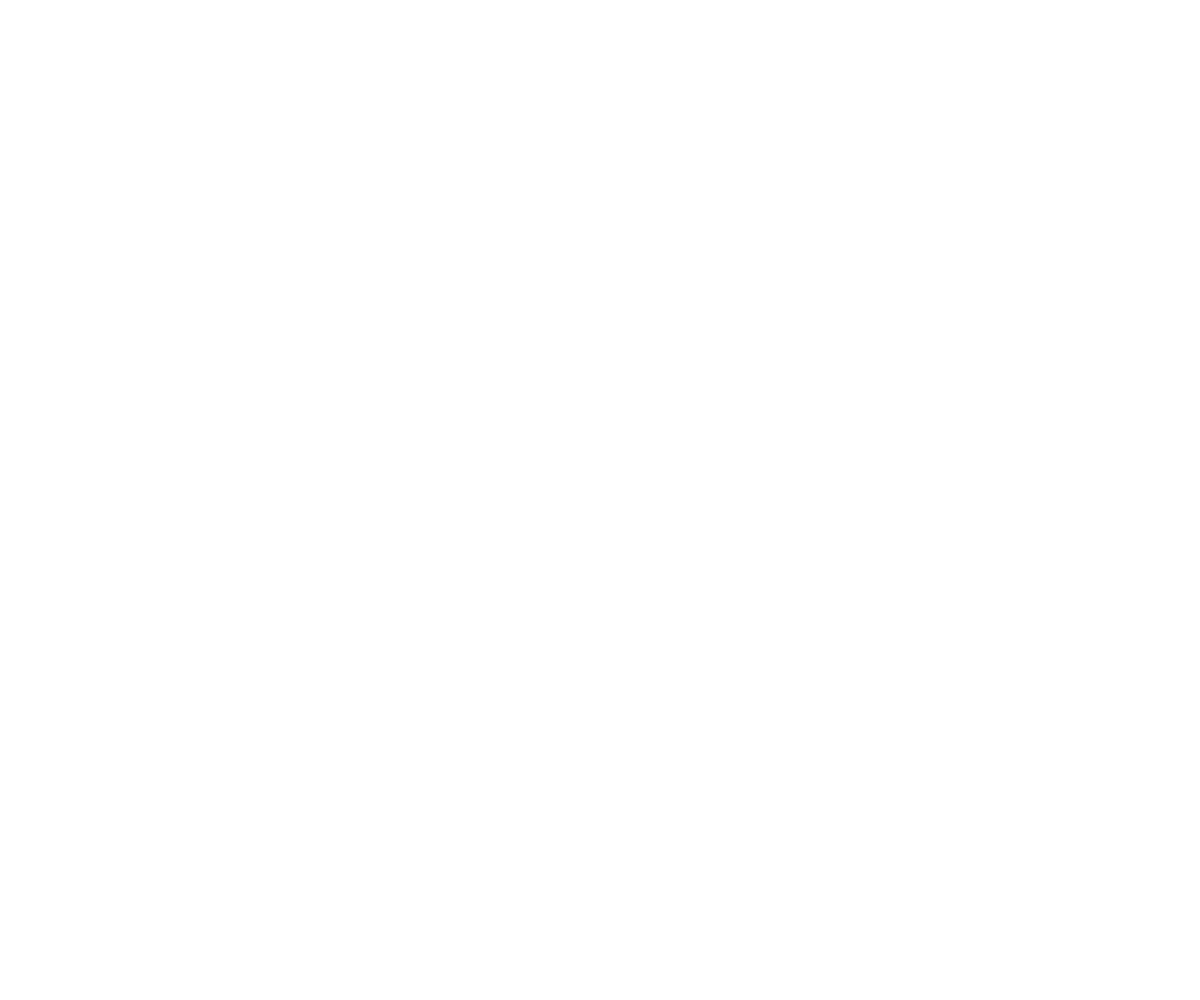
Frame 1 (no input)
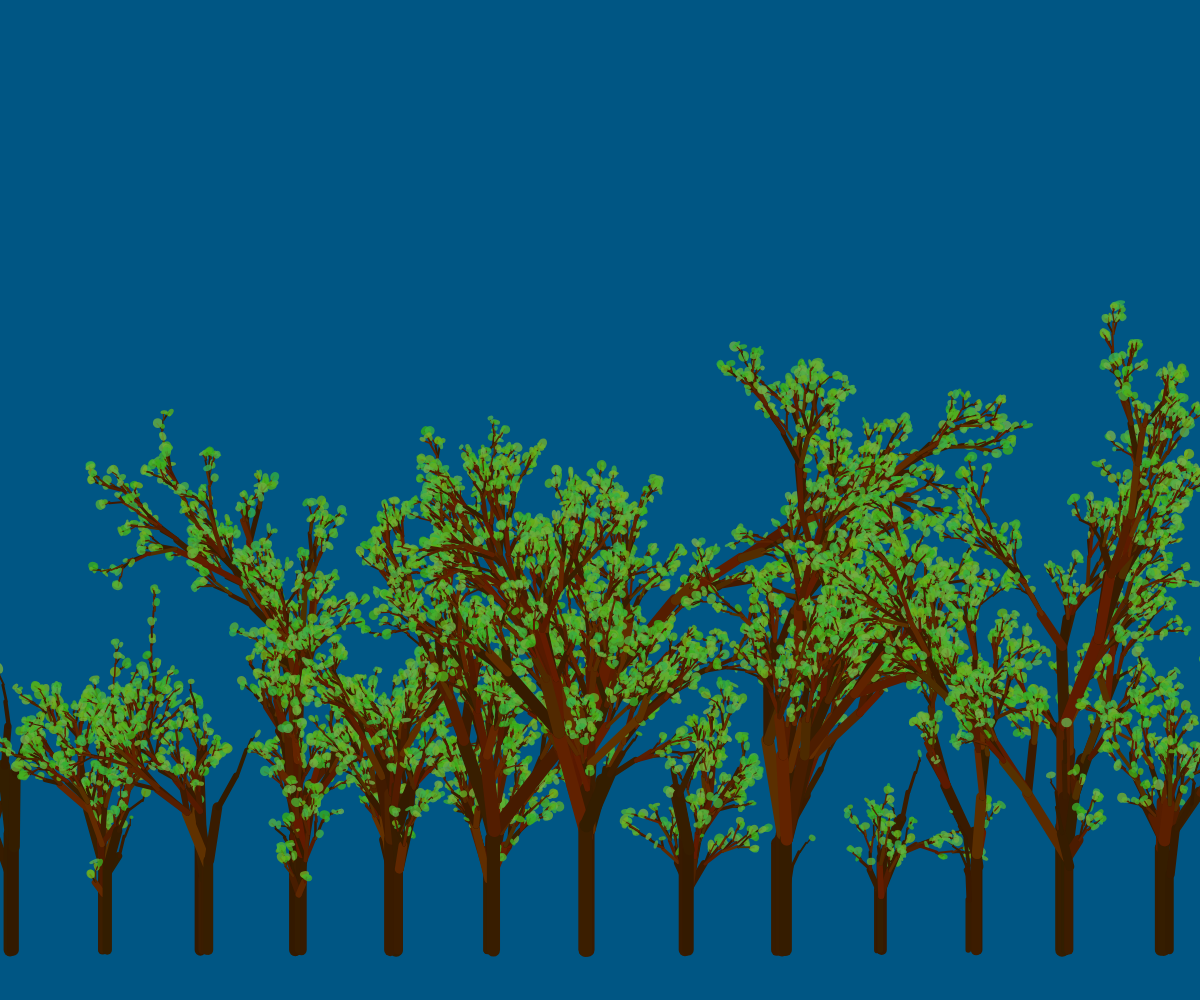
Frame 60 (no input)
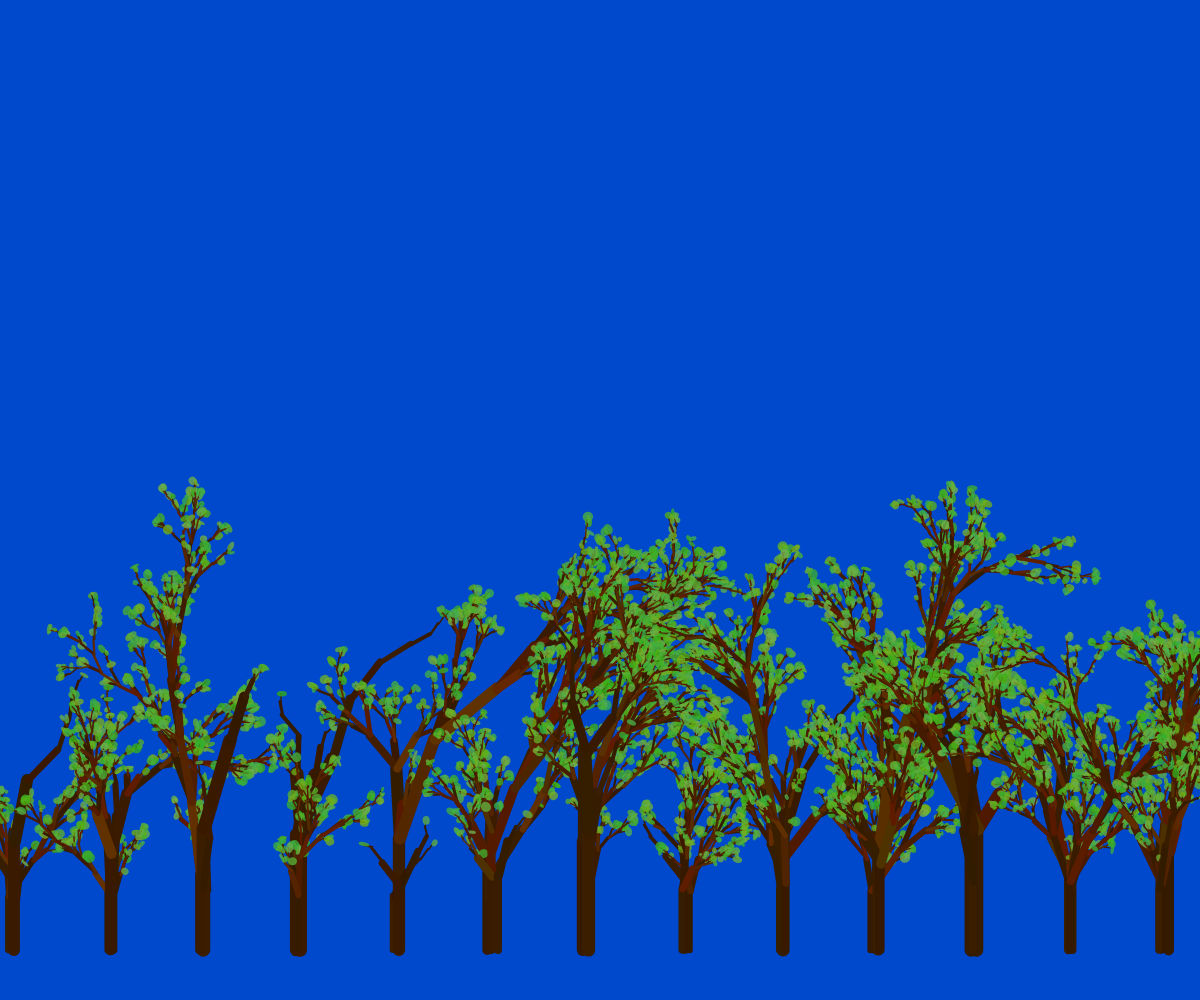
Frame 120 (the mouse pressed at the canvas centre since frame 60)

The p5.js sketch that drew these frames (run headless with seeded random() and noise() and a simulated clock; from frame 60 on, the mouse is pressed at the canvas centre):

// p5.js sketch
// ── sketch.js
let angle = 0;
let movetree = 0.01; /// each pass offset by 1% of screen width
let density = 0; /// make tree pass counter
let extrabranch = 0; /// randomly make extra branch
let lessbranch = 0; /// not implimented
let trunkthick = 0.11; /// each branch diminished size 
let limbmin = 10; /// small limbs makes dense tops
let treemax = 3; /// how many passes per tree
let pg;


function setup() {
  createCanvas(windowWidth, windowHeight);
  pg = createGraphics(width, height);
  pg.background(0, random(50,100),random(100,255), 255);
}

function draw() {
  pg.push();
  density += 1;
  extrabranch = int(random(0, 2));
  lessbranch = int(random(0, 3));
  if (density > treemax) {
    density = 0;
    movetree += 0.08;
    if (movetree > 1) {
      movetree = 0.01;
      image(pg, 0, 0);

  pg.background(0, random(50,100),random(100,255), 255);
    }
  }
  angle = random(PI * 0.1);
  let startl = random(50, 125);
  pg.stroke(random(50, 60), random(25, 30), 0, 255);
  // pg.stroke(0,0,0,0);
  pg.strokeWeight(startl * trunkthick);
  pg.translate(width * (movetree + random(-0.005, 0.005)),
    height * 0.95);
  branch(startl);
  pg.pop();
}


function branch(len) {
  pg.line(0, 0, 0, -len);
  pg.translate(1, -len);
  if (len > limbmin) {
    pg.push();
    pg.stroke(random(50, 60), random(25, 30), 0, 255);
    // pg.stroke(0,0,0,0);
    pg.strokeWeight(len * trunkthick);
    pg.rotate(random(-QUARTER_PI * random(1), QUARTER_PI * random(1)));
    branch(len * random(0.4, 0.8));
    pg.pop();

    if (extrabranch === 0) {
      pg.push();
      pg.stroke(random(50, 100), random(25, 30), 0, 255);
      // pg.stroke(0,0,0,0);
      pg.strokeWeight(len * trunkthick);
      pg.rotate(random(-QUARTER_PI * random(1), QUARTER_PI * random(1)));
      branch(len * random(0.2, 0.97));
      pg.pop();
      pg.push();
      pg.stroke(random(100, 75), random(25, 50), 0, 255);
      // pg.stroke(0,0,0,0);
      pg.strokeWeight(len * trunkthick);
      pg.rotate(random(-QUARTER_PI * random(1), QUARTER_PI * random(1)));
      branch(len * random(0.2, 0.97));
      pg.pop();
    }
  } else if (len <= limbmin) {
    pg.push();
    pg.noStroke();
    pg.fill(random(50, 120),
      175,
      random(20, 80), 200);
    pg.ellipse(0, 0, random(3, 11), random(3, 11));
    pg.pop();
    len = random(50, 200);
    pg.translate(width * movetree,
      height * 0.95);
    pg.rotate(0);
  }
}



function mousePressed() {
  if (mouseX > 0 && mouseX < width && mouseY > 0 && mouseY < height) {
    let fs = fullscreen();
    fullscreen(!fs);
  }
}
